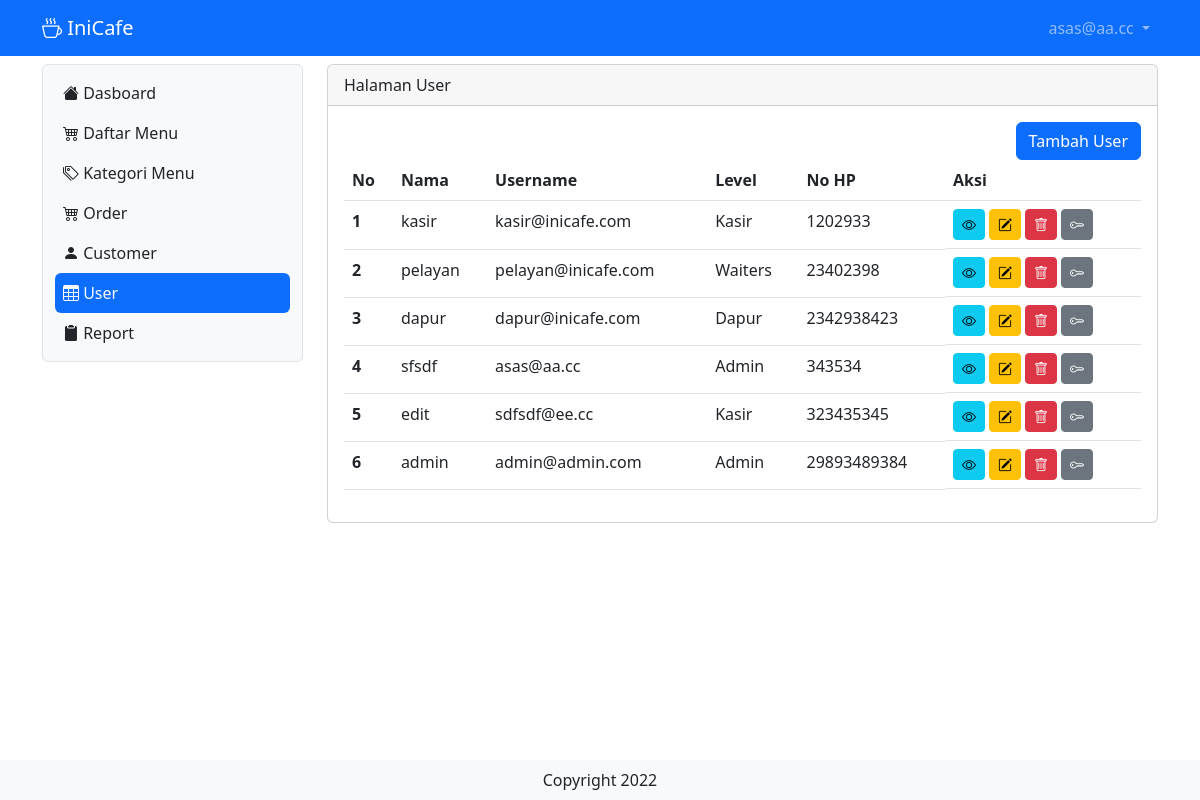
The page /user (signed in) on the database its author committed.
### tables this page shows
CREATE TABLE `tb_user` (
  `id` int(11) NOT NULL,
  `username` varchar(200) DEFAULT NULL,
  `password` varchar(200) DEFAULT NULL,
  `level` int(1) DEFAULT NULL,
  `nama` varchar(200) DEFAULT NULL,
  `nohp` varchar(15) DEFAULT NULL,
  `alamat` varchar(300) DEFAULT NULL
);

### user.php (the view, shortened to what this page needs)
<?php
include "proses/connect.php";
$query = mysqli_query($conn, "SELECT * FROM tb_user");
while ($record = mysqli_fetch_array($query)) {
    $result[] = $record;
}
?>
<div class="col-lg-9 mt-2">
    <div class="card">
        <div class="card-header">
            Halaman User
        </div>
        <div class="card-body">
            <div class="row">
                <div class="col d-flex justify-content-end">
                    <button class="btn btn-primary" data-bs-toggle="modal" data-bs-target="#ModalTambahUser">Tambah
                        User</button>
                </div>
            </div>
            <?php
            if (empty($result)) {
                echo "Data user tidak ada";
            } else {
            ?>
            <div class="table-responsive">
                <table class="table table-hover">
                    <thead>
                        <tr>
                            <th scope="col">No</th>
                            <th scope="col">Nama</th>
                            <th scope="col">Username</th>
                            <th scope="col">Level</th>
                            <th scope="col">No HP</th>
                            <th scope="col">Aksi</th>
                        </tr>
                    </thead>
                    <tbody>
                        <?php
                $no = 1;
                foreach ($result as $row) {
                        ?>
                        <tr>
                            <th scope="row">
                                <?php echo $no++ ?>
                            </th>
                            <td>
                                <?php echo $row['nama'] ?>
                            </td>
                            <td>
                                <?php echo $row['username'] ?>
                            </td>
                            <td>
                                <?php
                    if ($row['level'] == 1) {
                        echo "Admin";
                    } elseif ($row['level'] == 2) {
                        echo "Kasir";
                    } elseif ($row['level'] == 3) {
                        echo "Waiters";
                    } elseif ($row['level'] == 4) {
                        echo "Dapur";
                    }
                                ?>
                            </td>
                            <td>
                                <?php echo $row['nohp'] ?>
                            </td>
                            <td class="d-flex">
                                <button class="btn btn-info btn-sm me-1" data-bs-toggle="modal"
                                    data-bs-target="#ModalView<?php echo $row['id'] ?>"><i
                                        class="bi bi-eye"></i></button>
                                <button class="btn btn-warning btn-sm me-1" data-bs-toggle="modal"
                                    data-bs-target="#ModalEdit<?php echo $row['id'] ?>"><i
                                        class="bi bi-pencil-square"></i></button>
                                <button class="btn btn-danger btn-sm me-1" data-bs-toggle="modal"
                                    data-bs-target="#ModalDelete<?php echo $row['id'] ?>"><i
                                        class="bi bi-trash"></i></button>
                                <button class="btn btn-secondary btn-sm" data-bs-toggle="modal"
                                    data-bs-target="#ModalResetPassword<?php echo $row['id'] ?>"><i
                                        class="bi bi-key"></i></button>
                            </td>
                        </tr>
                        <?php
                }
                        ?>
                    </tbody>
                </table>
            </div>
            <?php
            }
            ?>
        </div>
    </div>
</div>

### header.php (shortened to what this page needs)
<nav class="navbar navbar-expand-lg navbar-dark bg-primary">
    <div class="container-lg">
        <a class="navbar-brand" href="."><i class="bi bi-cup-hot"></i> IniCafe</a>
        <div class="collapse navbar-collapse justify-content-end" id="navbarNavDropdown">
            <ul class="navbar-nav">
                <li class="nav-item dropdown">
                    <a class="nav-link dropdown-toggle" href="#" role="button" data-bs-toggle="dropdown"
                        aria-expanded="false">
                        <?php
                            echo $hasil['username'];
                        ?>
                    </a>
                </li>
            </ul>
        </div>
    </div>
</nav>

### rows shown on the page
tb_user: username "asas@aa.cc", nama "sfsdf", level "Admin", nohp "343534"
tb_user: nama "kasir", username "kasir@inicafe.com", level "Kasir", nohp "1202933"
tb_user: nama "pelayan", username "pelayan@inicafe.com", level "Waiters", nohp "23402398"
tb_user: nama "dapur", username "dapur@inicafe.com", level "Dapur", nohp "2342938423"
tb_user: nama "edit", username "sdfsdf@ee.cc", level "Kasir", nohp "323435345"
tb_user: nama "admin", username "admin@admin.com", level "Admin", nohp "29893489384"
